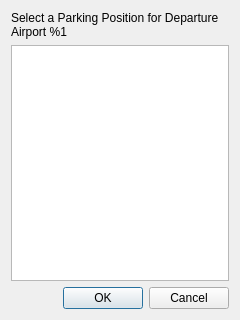
<?xml version="1.0" encoding="UTF-8"?>
<ui version="4.0">
 <class>ParkingDialog</class>
 <widget class="QDialog" name="ParkingDialog">
  <property name="geometry">
   <rect>
    <x>0</x>
    <y>0</y>
    <width>240</width>
    <height>320</height>
   </rect>
  </property>
  <property name="windowTitle">
   <string>Dialog</string>
  </property>
  <layout class="QVBoxLayout" name="verticalLayout">
   <item>
    <widget class="QLabel" name="labelSelectParking">
     <property name="text">
      <string>Select a Parking Position for Departure Airport %1</string>
     </property>
     <property name="wordWrap">
      <bool>true</bool>
     </property>
    </widget>
   </item>
   <item>
    <widget class="QListWidget" name="listWidgetSelectParking"/>
   </item>
   <item>
    <widget class="QDialogButtonBox" name="buttonBoxSelectParking">
     <property name="orientation">
      <enum>Qt::Horizontal</enum>
     </property>
     <property name="standardButtons">
      <set>QDialogButtonBox::Cancel|QDialogButtonBox::Ok</set>
     </property>
    </widget>
   </item>
  </layout>
 </widget>
 <resources/>
 <connections>
  <connection>
   <sender>buttonBoxSelectParking</sender>
   <signal>accepted()</signal>
   <receiver>ParkingDialog</receiver>
   <slot>accept()</slot>
   <hints>
    <hint type="sourcelabel">
     <x>248</x>
     <y>254</y>
    </hint>
    <hint type="destinationlabel">
     <x>157</x>
     <y>274</y>
    </hint>
   </hints>
  </connection>
  <connection>
   <sender>buttonBoxSelectParking</sender>
   <signal>rejected()</signal>
   <receiver>ParkingDialog</receiver>
   <slot>reject()</slot>
   <hints>
    <hint type="sourcelabel">
     <x>316</x>
     <y>260</y>
    </hint>
    <hint type="destinationlabel">
     <x>286</x>
     <y>274</y>
    </hint>
   </hints>
  </connection>
 </connections>
</ui>
